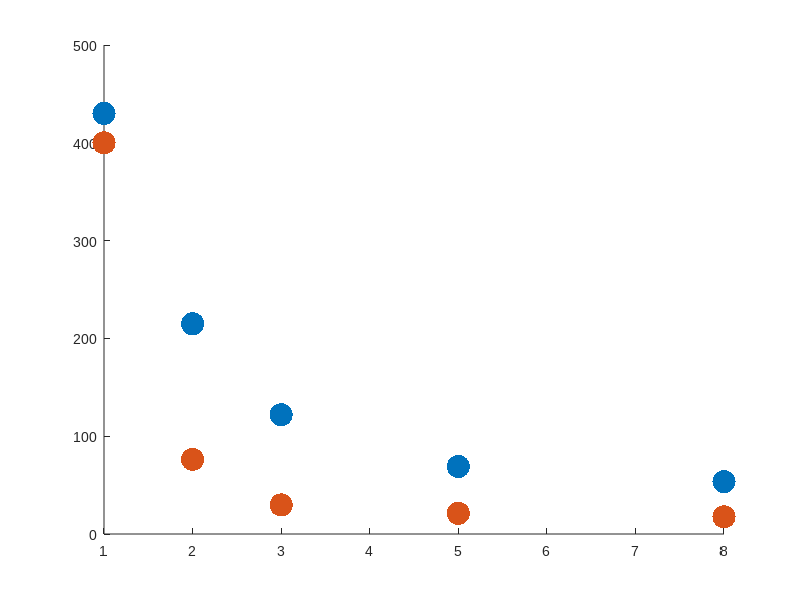

Write the MATLAB code that produced this figure. (Note: this script raises an error after producing the figure.)

vel = [430, 210, 120, 69, 54;
       400, 76, 30, 21, 17];

vel = [430, 215, 122, 69, 53.5;
       400, 76.3, 29.7, 21.1, 17.5];

run = [14.7, 10.3, 7.50, 5.19, 4.29;
       14.7, 5.78, 2.70, 1.86, 1.35];

n_proto = [1, 2, 3, 5, 8];

vN = @(N) 5473 / (9.49*N + 1.205); 

%set(0, 'DefaultAxesFontName', 'Arial');
%set(0, 'DefaultTextFontName', 'Arial');

% velocity plot
fig1 = figure('Position', [50 50 600 600]);
set(gcf, 'DefaultAxesFontName', 'Arial');
set(gcf, 'DefaultTextFontName', 'Arial');
hold on
plot(n_proto, vel, '.', 'MarkerSize', 50)
fplot(vN, [1 8], 'LineWidth', 3,'Color', 'k');

ylabel("Average MAP velocity (nm/s)");
ylim([0 550])
yticks([0 100 200 300 400 500])
xlabel("Protofilament Number")
xlim([0 10]);
xticks([1 2 3 5 8]);

legendLabel = ["50 nM motor", "10 nM motor", "Analytic (50 nM)"];
legend(legendLabel, "Location", "northeast")

set(gca,'box','off')
set(gca, 'FontSize', 20);
set(gca,'TickDir','out');
set(gca,'LineWidth',1,'TickLength',[0.025 0.025]);

% run plot
fig2 = figure('Position', [50 50 600 600]);
set(gcf, 'DefaultAxesFontName', 'Arial');
set(gcf, 'DefaultTextFontName', 'Arial');
hold on
plot(n_proto, run, '.', 'MarkerSize', 50)

ylabel("Average MAP displacement (um)");
ylim([0 16.5])
yticks([0 3 6 9 12 15])
xlabel("Protofilament Number")
xlim([0 10]);
xticks([1 2 3 5 8]);

legendLabel = ["50 nM motor", "10 nM motor"]; %, "Analytic (50 nM)"];
legend(legendLabel, "Location", "northeast")

set(gca,'box','off')
set(gca, 'FontSize', 20);
set(gca,'TickDir','out');
set(gca,'LineWidth',1,'TickLength',[0.025 0.025]);
